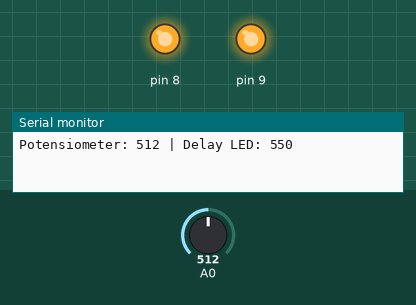
Bench run of a sketch on a simulated Arduino Uno, built with avr-gcc and run on an emulated ATmega328P. On the bench: output pins drawn as LEDs (lit = HIGH), the last lines printed to the serial monitor. Dashed ring = blinking. Inputs (shaded band) come from the test bench; at power-on: A0 = 512.

Above: at 0.09 s.
1.0 s: A0 set to 122
At 2.34 s:
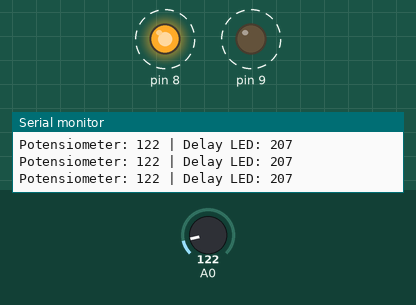
4.0 s: A0 set to 511
At 6.02 s:
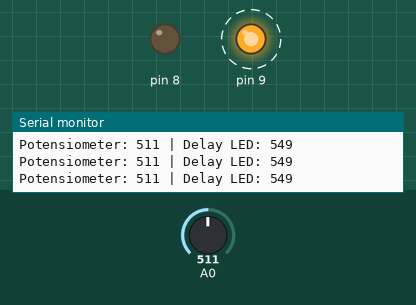
7.0 s: A0 set to 11
At 7.49 s:
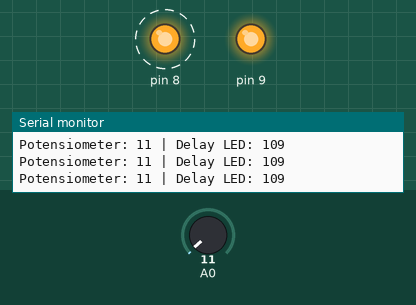
10.0 s: A0 set to 8
Timing chart, 0 to 14.0 s (numbered marks = the images above; inputs shaded):
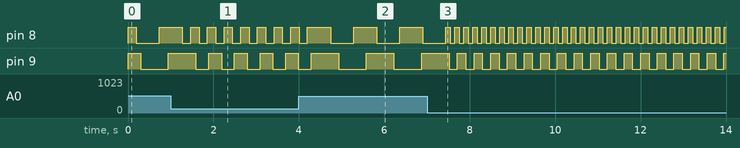

The sketch:

main.ino
```cpp
#include <Arduino_FreeRTOS.h>

void TaskBlink1(void *pvParameters);
void TaskBlink2(void *pvParameters);
void TaskPrint(void *pvParameters);

int delayLed1 = 200;
int delayLed2 = 300;

void setup() {
  Serial.begin(9600);

  pinMode(A0, INPUT);

  xTaskCreate(
    TaskBlink1,
    "task1",
    128,
    NULL,
    1,
    NULL
  );

  xTaskCreate(
    TaskBlink2,
    "task2",
    128,
    NULL,
    1,
    NULL
  );

  xTaskCreate(
    TaskPrint,
    "task3",
    128,
    NULL,
    1,
    NULL
  );

  vTaskStartScheduler();
}

void loop() {
}

void TaskBlink1(void *pvParameters) {
  pinMode(8, OUTPUT);

  while (1) {
    digitalWrite(8, HIGH);
    vTaskDelay(delayLed1 / portTICK_PERIOD_MS);

    digitalWrite(8, LOW);
    vTaskDelay(delayLed1 / portTICK_PERIOD_MS);
  }
}

void TaskBlink2(void *pvParameters) {
  pinMode(9, OUTPUT);

  while (1) {
    digitalWrite(9, HIGH);
    vTaskDelay(delayLed2 / portTICK_PERIOD_MS);

    digitalWrite(9, LOW);
    vTaskDelay(delayLed2 / portTICK_PERIOD_MS);
  }
}

void TaskPrint(void *pvParameters) {
  while (1) {

    int potValue = analogRead(A0);

    // Mapping nilai potensiometer
    // 0 - 1023 menjadi 100 - 1000 ms
    int mappedDelay = map(potValue, 0, 1023, 100, 1000);

    delayLed1 = mappedDelay;
    delayLed2 = mappedDelay + 100;

    Serial.print("Potensiometer: ");
    Serial.print(potValue);

    Serial.print(" | Delay LED: ");
    Serial.println(mappedDelay);

    vTaskDelay(200 / portTICK_PERIOD_MS);
  }
}
```

Measured:
- after the input at 1.0 s, pin 8: alternates HIGH for 0.20 s and LOW for 0.20 s, starting after 0.47 s; pin 9: alternates HIGH for 0.30 s and LOW for 0.30 s, starting after 0.89 s
- after the input at 4.0 s, pin 9: alternates HIGH for 0.65 s and LOW for 0.65 s, starting after 0.94 s
- after the input at 7.0 s, pin 8: alternates HIGH for 0.11 s and LOW for 0.11 s, starting after 0.55 s; pin 9: alternates HIGH for 0.20 s and LOW for 0.20 s, starting after 0.71 s
